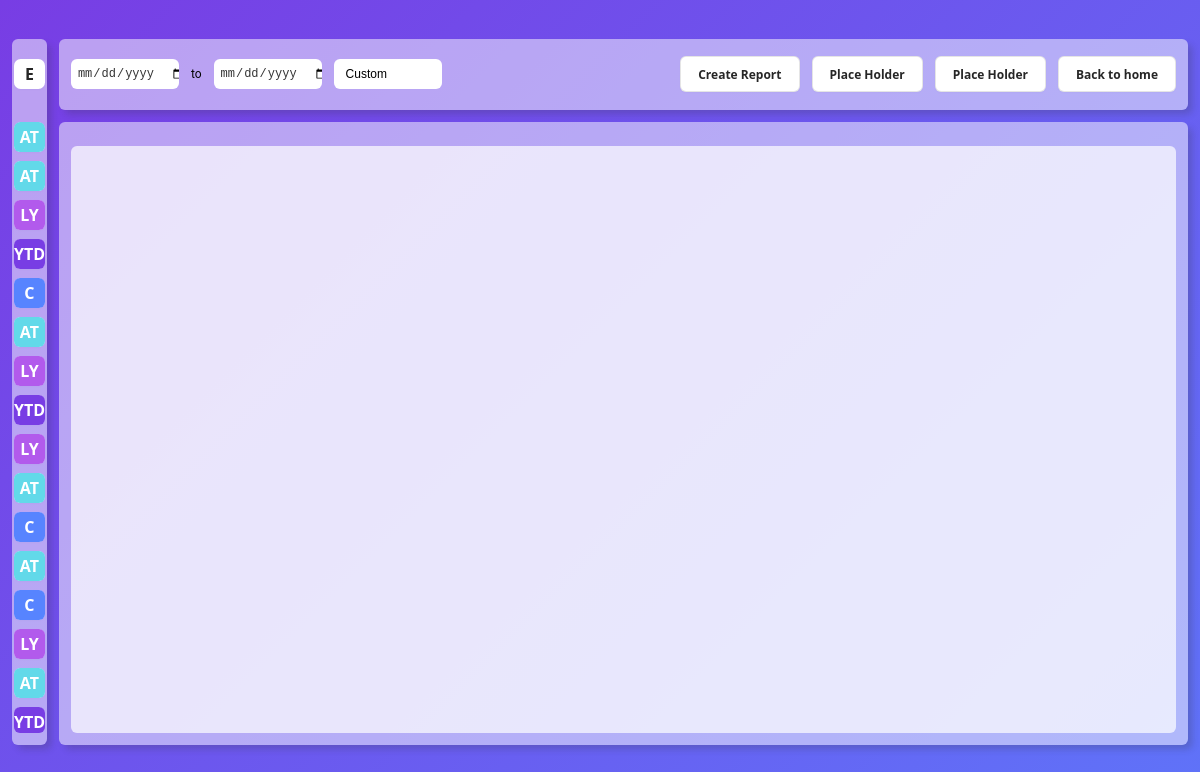
The app's page /generate_report/ (signed in) with its own data.
### cs_app/models.py (models this page shows)
class PastParameter(models.Model):
    text_field = models.TextField()
    date_field = models.DateField()
    parameters_json = models.JSONField()

### cs_app/views/generate_report_views.py (the view)
# urls.py: path('generate_report/', generate_report_views.generate_report_view, name='generate_report'),
@login_required
def generate_report_view(request):
    data = list(PastParameter.objects.order_by("-date_field")[:25])[::-1]
    user = request.user
    context = {
        "user": user,
        "data": data,
    }
    return render(request, "generate_report.html", context)

### cs_app/templates/generate_report.html (shortened to what this page needs)
{% load static %}
<!DOCTYPE html>
<html>
    <head>
        <link rel="stylesheet" href="{% static 'css/common_style.css' %}" />
        <link rel="stylesheet" href="{% static 'css/generate_report_style.css' %}" />
        <link
            rel="stylesheet"
            type="text/css"
            href="//cdn.datatables.net/2.0.5/css/dataTables.dataTables.min.css"
        />
    </head>
    <body>
        <div class="container-1">
            <div id="content">
                <div id="history-menu" class="card historySmall">
                    <div id="history-menu__expand-button">
                        <button
                            id="expand-button"
                            class="history-button-style"
                        >
                            E
                        </button>
                    </div>
                    <div id="history-menu__history-scroll">
                        {% for param in data reversed %}
                        <button
                            id="hcard-{{ forloop.counter }}"
                            class="history-button-style history-button"
                            onClick="createReportFromHistory('{{ param.text_field|escapejs }}', '{{ param.parameters_json|escapejs }}')">
                            <p class="symbol">
                                {% if param.text_field == 'YTD' %}
                                    YTD
                                {% elif param.text_field == 'Last Year' %}
                                    LY
                                {% elif param.text_field == 'Custom' %}
                                    C
                                {% elif param.text_field == 'All Time' %}
                                    AT
                                {% else %}
                                    ?
                                {% endif %}
                            </p>
                        </button>
                        {% endfor %}
                    </div>
                </div>
                <div id="report-block" class="reportLarge">
                    <div id="report-block__menu" class="card">
                        <div id="report-block__menu__inputs">
                            <input
                                type="date"
                                id="start_date"
                                class="form__input"
                                name="start_date"
                                required
                            />
                            <p>to</p>
                            <input
                                type="date"
                                id="end_date"
                                class="form__input"
                                name="end_date"
                                required
                            />
                                <button class="dropdown-button">Custom</button>
                        </div>
                        <div id="report-block__menu__buttons">
                            <button class="button-1" onclick="generateTable()">
                                Create Report
                            </button>
                            <button class="button-1">Place Holder</button>
                            <button class="button-1">Place Holder</button>
                            <button
                                id="homeButton"
                                class="button-1"
                                onclick="redirectTo('/home/')"
                            >
                                Back to home
                            </button>
                        </div>
                    </div>
                    <div id="report-block__content" class="card">
                        <div id="report"></div>
                    </div>
                </div>
            </div>
        </div>
    </body>
</html>

### cs_app/static/css/common_style.css (style rules this page uses)
body { background: linear-gradient(-45deg, #62d9e9, #995aec, #5784ff, #783de4); background-size: 400% 400%; animation: gradient 15s ease infinite; height: 98vh; }
html { margin: 0px; padding: 0px; font-size: 16px; font-family: "Roboto", sans-serif; }
.container-1 { height: 98vh; display: flex; align-items: center; justify-content: center; }
.card { background-color: #f1f1f1; background-size: 100%; border-radius: 0.5rem; box-shadow: 5px 5px 7px -1px rgba(51, 51, 51, 0.23); }
.button-1 { padding: calc(0.875rem - 1px) calc(1.5rem - 1px); color: rgba(0, 0, 0, 0.85); background-color: #ffffff; border: 1px solid rgba(0, 0, 0, 0.1); border-radius: 0.5rem; box-shadow: rgba(0, 0, 0, 0.02) 0 1px 3px 0; box-sizing: border-box; cursor: pointer; font-family: system-ui, -apple-system, system-ui, "Helvetica Neue", Helvetica, Arial, sans-serif; font-size: 1rem; font-weight: 600; line-height: 1.25; text-decoration: none; transition: all 250ms; display: inline-flex; position: relative; justify-content: center; align-items: center; }

### cs_app/static/css/generate_report_style.css (style rules this page uses)
html { font-size: 16px; font-family: "Roboto", sans-serif; }
:root { --primary-color: rgb(255, 255, 255, 0.5); }
@media (max-width: 1440px) { html { font-size: 12px; } }
* { margin: 0px; padding: 0px; box-sizing: border-box; }
#content { width: 98%; height: 90%; display: flex; }
#history-menu { height: 100%; background-color: var(--primary-color); transition: all 0.5s; display: flex; flex-direction: column; align-items: center; }
.historySmall { width: 3%; }
#history-menu__expand-button { width: 100%; height: 10%; display: flex; align-items: center; justify-content: center; }
#history-menu__expand-button > button { background-color: white; }
#history-menu__history-scroll { width: 90%; height: calc(90% - 2rem); margin: 1rem 0rem; border-radius: 0.5rem; visibility: visible; overflow-y: auto; overflow-x: hidden; }
#expand-button { width: 90%; height: 2.5rem; }
.history-button { width: 100%; height: 2.5rem; margin-bottom: 0.75rem; }
.history-button-style { color: rgba(0, 0, 0, 0.85); background-color: #ffffff; border: none; border-radius: 0.55rem; box-shadow: rgba(0, 0, 0, 0.02) 0 1px 3px 0; cursor: pointer; font-family: system-ui, -apple-system, system-ui, "Helvetica Neue", Helvetica, Arial, sans-serif; font-size: 16px; font-weight: 600; line-height: 1.25; transition: all 250ms; }
.symbol { width: 100%; height: 100%; border-radius: 0.5rem; color: white; display: flex; justify-content: center; align-items: center; }
.dropdown-button { width: 9rem; height: 2.5rem; padding: 0.5rem 1rem; background-color: #ffffff; font-size: 1rem; border: none; border-radius: 0.5rem; cursor: pointer; text-align: left; }
#report-block { height: 100%; margin-left: 1rem; transition: all 0.5s; }
.reportLarge { width: 97%; }
#report-block__menu { width: 100%; height: 10%; background-color: var(--primary-color); display: flex; }
#report-block__menu__inputs { width: 40%; height: 100%; display: flex; align-items: center; }
.form__input { font-size: 1rem; color: #333; background-color: rgb(255, 255, 255); border-radius: 0.5rem; border: none; }
#start_date, #end_date { width: 9rem; height: 2.5rem; margin: 0rem 1rem; padding: 0.5rem 2rem 0.5rem 0.5rem; display: flex; align-items: center; justify-content: space-between; }
#report-block__menu__buttons { width: 60%; height: 100%; padding: 1rem; display: flex; align-items: center; justify-content: flex-end; }
#report-block__menu__buttons > button { margin-left: 1rem; }
#report-block__content { width: 100%; height: calc(90% - 1rem); margin-top: 1rem; padding: 2rem 1rem 1rem 1rem; background-color: var(--primary-color); display: flex; justify-content: center; align-items: center; }
#report { width: 100%; height: 100%; padding: 2rem; background-color: rgb(255, 255, 255, 0.7); border-radius: 0.5rem; }

### records on screen
PastParameter: text_field "AT"
PastParameter: text_field "AT"
PastParameter: text_field "LY"
PastParameter: text_field "YTD"
PastParameter: text_field "C"
PastParameter: text_field "AT"
PastParameter: text_field "LY"
PastParameter: text_field "YTD"
PastParameter: text_field "LY"
PastParameter: text_field "AT"
PastParameter: text_field "C"
PastParameter: text_field "AT"
PastParameter: text_field "C"
PastParameter: text_field "LY"
PastParameter: text_field "AT"
PastParameter: text_field "YTD"
